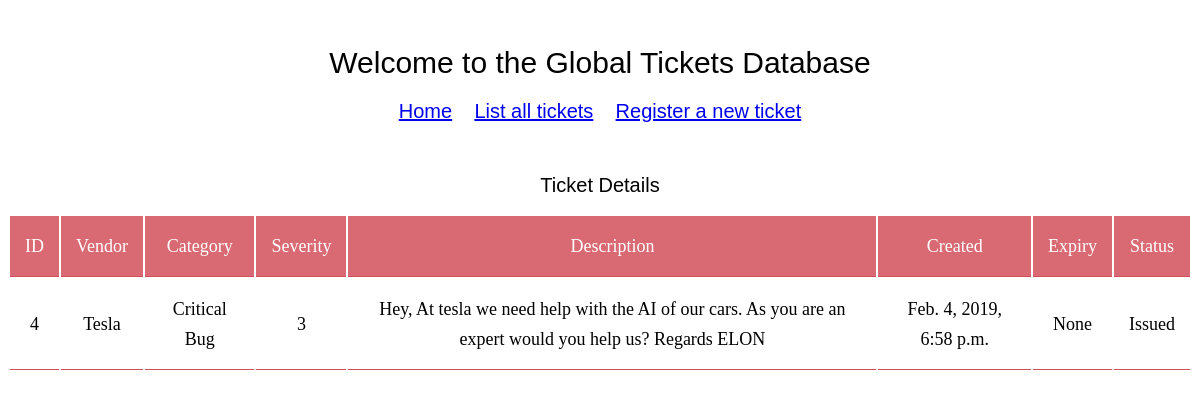
Screenshot of /support/4/detail/ with the database file from the repository.
### support/models.py (models this page shows, shortened)
class Ticket(models.Model):
    SEVERITY_CHOICES = (
        (4, 1),  # severity 1 to be resolved in 4 hours
        (24, 2), # severity 2 to be resolved in 24 hours
        (72, 3), # severity 3 to be resolved in 72 hours / 3 days
        (168, 4), # severity 4 to be resolved in 168 hours / 7 days
        (720, 5), # severity 5 to be resolved in 720 hours / 30 days
        )
    STATUS_CHOICES = (
        ('Issued', 'Issued'), # ticket raised but not assigned
        ('In Process', 'In Process'), # ticket assigned
        ('Resolved', 'Resolved'), # ticket resolved
        ('Cancelled', 'Cancelled'),
    )
    vendor = models.ForeignKey(Vendor, on_delete=models.CASCADE)
    category = models.ForeignKey(Category, on_delete=models.CASCADE)
    severity = models.PositiveIntegerField(choices=SEVERITY_CHOICES)
    description = models.CharField(max_length=255)
    status = models.CharField(max_length=20, choices=STATUS_CHOICES, default='Issued')
    created_at = models.DateTimeField(auto_now_add=True)
    updated_at = models.DateTimeField(auto_now=True)
    expiry = models.DateTimeField(blank=True, null=True)

class Vendor(models.Model):
    vendor = models.CharField(max_length=25)
    def __str__(self):
        return self.vendor

class Category(models.Model):
    CATEGORY_CHOICES = (
        ('Website Down', 'Website Down'),
        ('Problem with WiFi', 'Problem with WiFi'),
        ('Server Down', 'Server Down'),
        ('Cannot Login', 'Cannot Login'),
        ('Critical Bug','Critical Bug'),
        ('Problem with Billing System','Problem with Billing System'),
    )
    category = models.CharField(max_length=50, choices=CATEGORY_CHOICES)
    class Meta:
        verbose_name_plural = "categories"
    def __str__(self):
        return self.category

### support/views.py (the view)
# urls.py: path('<int:pk>/detail/', views.DetailView.as_view(), name='detail'),
class DetailView(generic.DetailView):
    model = Ticket
    template_name = 'support/detail.html'

### support/templates/support/detail.html
{% extends "support/base.html" %}
{% block content %}
<h2>Ticket Details</h2>
<div style="overflow-x:auto;">
<table>
    <tr>
        <th>ID</th>
        <th>Vendor</th>
        <th>Category</th>
        <th>Severity</th>
        <th>Description</th>
        <th>Created</th>
        <th>Expiry</th>
        <th>Status</th>
    </tr>
    <tr>
        <td>{{ ticket.id }}</a></td>
        <td>{{ ticket.vendor }}</td>
        <td>{{ ticket.category }}</td>
        <td>{{ ticket.get_severity_display }}</td>
        <td>{{ ticket.description }}</td>
        <td>{{ ticket.created_at }}</td>
        <td>{{ ticket.expiry }}</td>
        <td>{{ ticket.status }}</td>
    </tr>
</table>
</div>
{% endblock %}

### support/static/support/style.css (style rules this page uses)
h2, label { font: 20px Consolas, sans-serif; text-align: center; }
table { align-content: center; margin-left: auto; margin-right: auto; table-layout: auto; }
tr, th, td { font: 18px/30px Consolas, serif; padding: 15px; text-align: center; border-bottom: 1px solid #d24f5a; }
th { background-color: #d96a73; color: white; }

### rows the page displays
Ticket: id "4", vendor "Tesla", category "Critical Bug", severity "3", description "Hey, At tesla we need help with the AI of our cars. As you are an expert would you help us? Regards ELON", created_at "Feb. 4, 2019, 6:58 p.m.", expiry "None", status "Issued"
